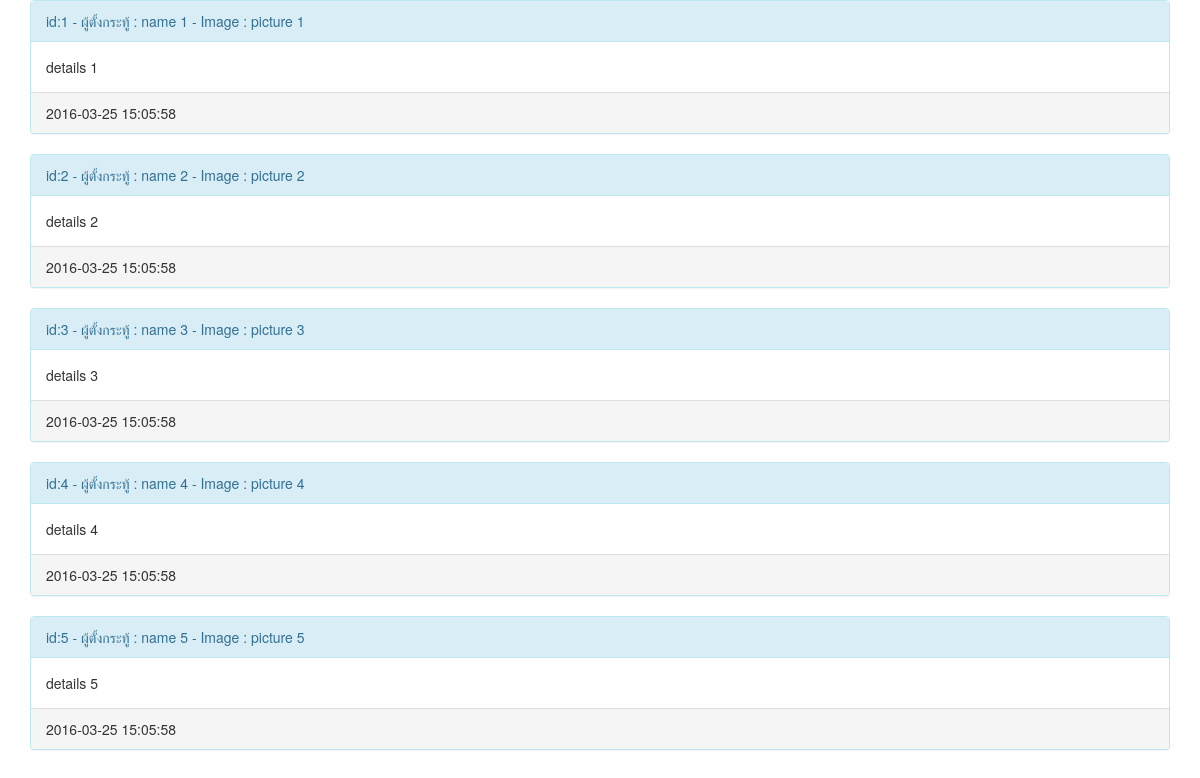
The page / on the database its author committed.
### tables this page shows
CREATE TABLE `posts` (
  `id` int(5) UNSIGNED NOT NULL,
  `name` varchar(100) NOT NULL,
  `title` varchar(255) NOT NULL,
  `details` text NOT NULL,
  `picture` varchar(255) NOT NULL,
  `time` datetime NOT NULL,
  `comment` int(3) NOT NULL DEFAULT '0'
);

### index.php (the view, shortened to what this page needs)
<?php
    require_once(__DIR__. '/config/connect.php');
?>
<!doctype html>
<html lang="en">
<head>
    <link href="asset/css/bootstrap.min.css" rel="stylesheet">
</head>
<body>
<div class="container">
    <div class="row">
        <?php
            $sql = 'SELECT * FROM posts';
            $stmt = $handle->prepare($sql);
            $stmt->execute();
            if($stmt->rowCount()){
                $data = $stmt->fetchAll(PDO::FETCH_ASSOC);
                foreach($data as $value){
        ?>
                    <div class="col-md-12">
                        <div class="panel panel-info">
                            <div class="panel-heading">
                                <?php echo 'id:'.$value['id'] . ' - ผู้ตั้งกระทู้ : ' . $value['name'] . ' - Image : '. $value['picture'] ?>
                            </div>
                            <div class="panel-body"><?php echo $value['details'] ?></div>
                            <div class="panel-footer"><?php echo $value['time'] ?></div>
                        </div>
                    </div>
        <?php
                }
            }
        ?>
    </div>
</div>
</body>
</html>

### rows shown on the page
posts: id "1", name "name 1", picture "picture 1", details "details 1", time "2016-03-25 15:05:58"
posts: id "2", name "name 2", picture "picture 2", details "details 2", time "2016-03-25 15:05:58"
posts: id "3", name "name 3", picture "picture 3", details "details 3", time "2016-03-25 15:05:58"
posts: id "4", name "name 4", picture "picture 4", details "details 4", time "2016-03-25 15:05:58"
posts: id "5", name "name 5", picture "picture 5", details "details 5", time "2016-03-25 15:05:58"
